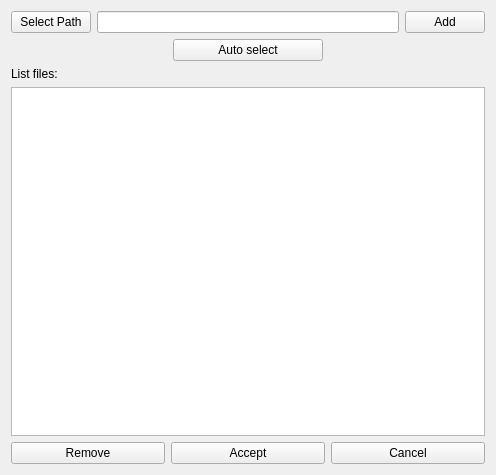
<?xml version="1.0" encoding="UTF-8"?>
<ui version="4.0">
 <class>Form</class>
 <widget class="QWidget" name="Form">
  <property name="geometry">
   <rect>
    <x>0</x>
    <y>0</y>
    <width>496</width>
    <height>475</height>
   </rect>
  </property>
  <property name="windowTitle">
   <string>Create new files</string>
  </property>
  <layout class="QVBoxLayout" name="verticalLayout">
   <item>
    <layout class="QHBoxLayout" name="pathLayout">
     <item>
      <widget class="QPushButton" name="selectPathButton">
       <property name="text">
        <string>Select Path</string>
       </property>
      </widget>
     </item>
     <item>
      <widget class="QLineEdit" name="pathLineEdit">
       <property name="readOnly">
        <bool>true</bool>
       </property>
      </widget>
     </item>
     <item>
      <widget class="QPushButton" name="addButton">
       <property name="text">
        <string>Add</string>
       </property>
      </widget>
     </item>
    </layout>
   </item>
   <item>
    <layout class="QVBoxLayout" name="verticalLayout_2">
     <item alignment="Qt::AlignmentFlag::AlignHCenter">
      <widget class="QPushButton" name="autoSelectButton">
       <property name="minimumSize">
        <size>
         <width>150</width>
         <height>0</height>
        </size>
       </property>
       <property name="maximumSize">
        <size>
         <width>150</width>
         <height>16777215</height>
        </size>
       </property>
       <property name="text">
        <string>Auto select</string>
       </property>
      </widget>
     </item>
    </layout>
   </item>
   <item>
    <widget class="QLabel" name="listLabel">
     <property name="text">
      <string>List files:</string>
     </property>
    </widget>
   </item>
   <item>
    <widget class="QListWidget" name="fileListWidget"/>
   </item>
   <item>
    <layout class="QHBoxLayout" name="buttonLayout">
     <item>
      <widget class="QPushButton" name="removeButton">
       <property name="text">
        <string>Remove</string>
       </property>
      </widget>
     </item>
     <item>
      <widget class="QPushButton" name="acceptButton">
       <property name="text">
        <string>Accept</string>
       </property>
      </widget>
     </item>
     <item>
      <widget class="QPushButton" name="cancelButton">
       <property name="text">
        <string>Cancel</string>
       </property>
      </widget>
     </item>
    </layout>
   </item>
  </layout>
 </widget>
 <resources/>
 <connections/>
</ui>
